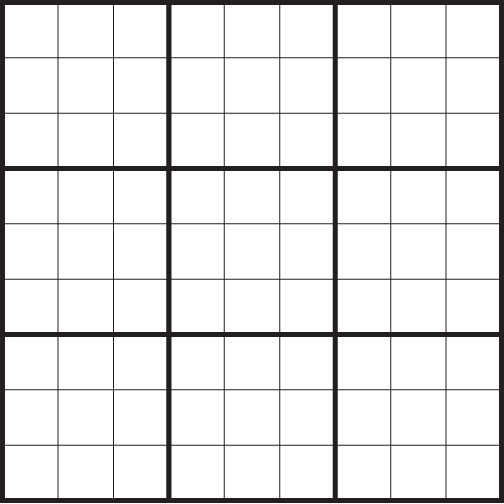
#> input picture blank_grid.png, 504 x 504 px
$ python -i get_grid.py   (imports and definitions only)
#> lines starting #> are read from the running program, lines starting #| are printed output that depends on the picture; after the words box and inside, x2 and y2 are one past the last pixel; in counts of white or black regions, pixels touching at a corner belong together
#> further down, picture is the input picture: shape (504, 504, 3); mean B, G, R 232.5, 232.4, 232.8
# -*- coding: utf-8 -*-
"""
Created on Thu Jul 16 09:47:58 2020

@author: anjit
"""
import cv2
import numpy as np


def preprocess(image):


    """ This is a function that converts the image to gray scale and
        performs guassian blur to remove the noice and apply adaptive
        threshold"""

    # Convert to grayscale image
    gray_image = cv2.cvtColor(image, cv2.COLOR_BGR2GRAY)

    # Apply Guassian Blur to reduce Nocie
    blur_image = cv2.GaussianBlur(gray_image, (5,5), 0)
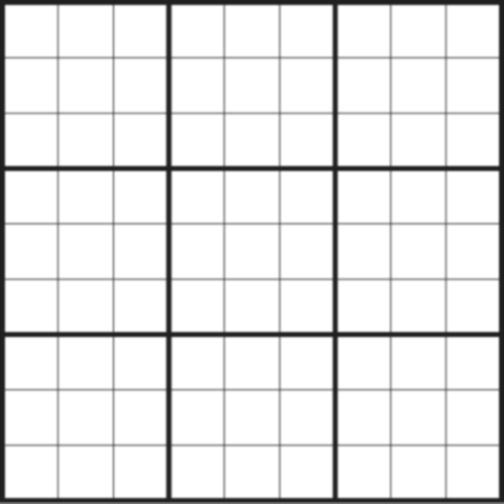
#> blur_image: shape (504, 504); min 32, max 255, mean 232.4

    # Apply thresh hold
    thresh = cv2.adaptiveThreshold(blur_image, 255, cv2.ADAPTIVE_THRESH_GAUSSIAN_C, cv2.THRESH_BINARY, 5, 2)
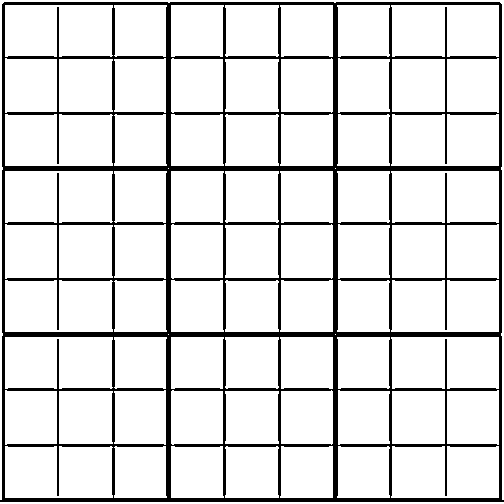
#> thresh: shape (504, 504); 87.5% white; 1 black region, box (x1, y1, x2, y2) and area: (0, 2, 504, 502) 31666

    return thresh

# [123 lines left out: functions get_grid_loc, get_hough_lines, get_max_rect, transform_image_perspective, not called in this run]

>>> import cv2
>>> picture = cv2.imread('blank_grid.png')
>>> result = preprocess(picture)
